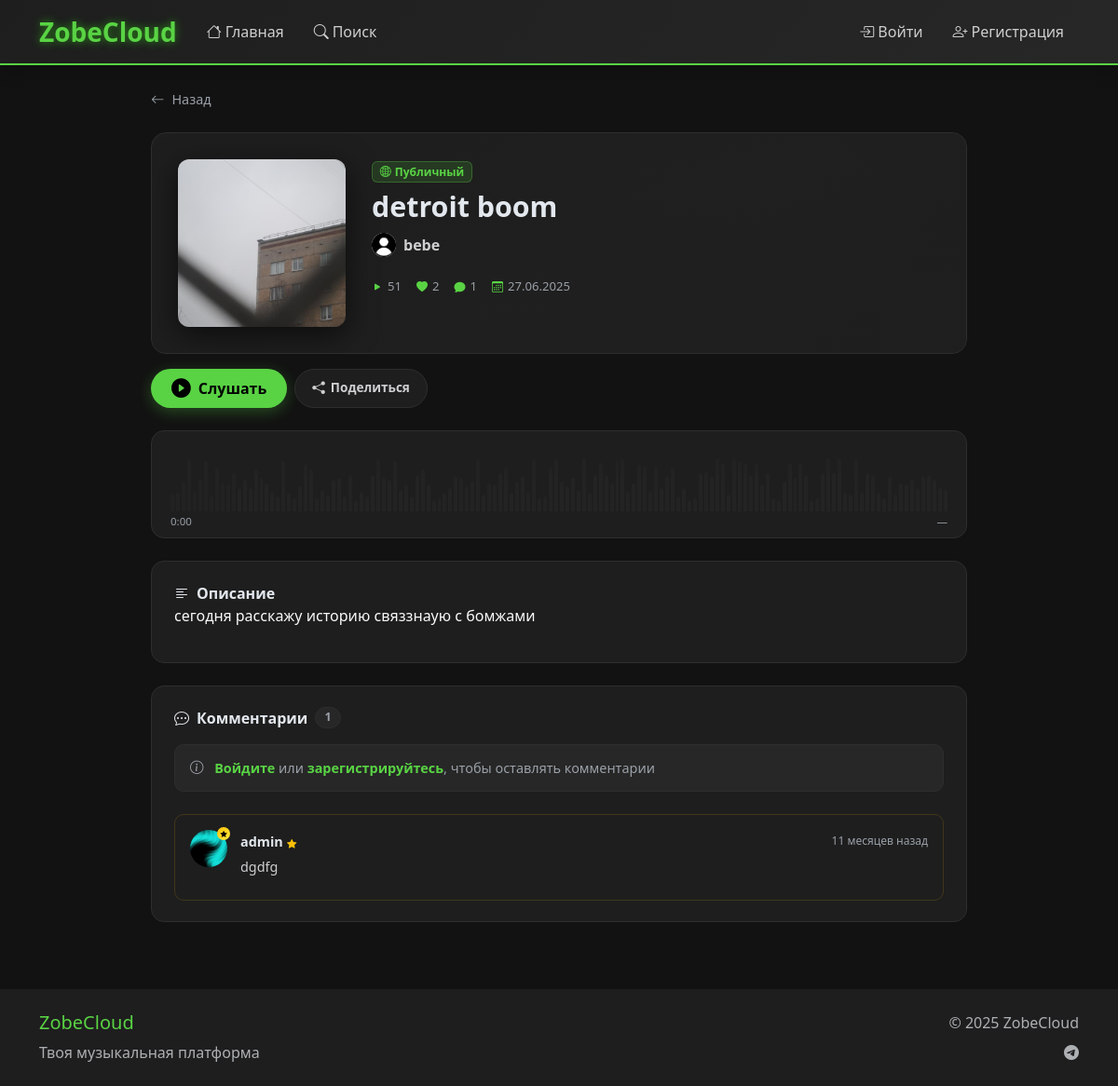
Page /track/1/ on the earlier database version.
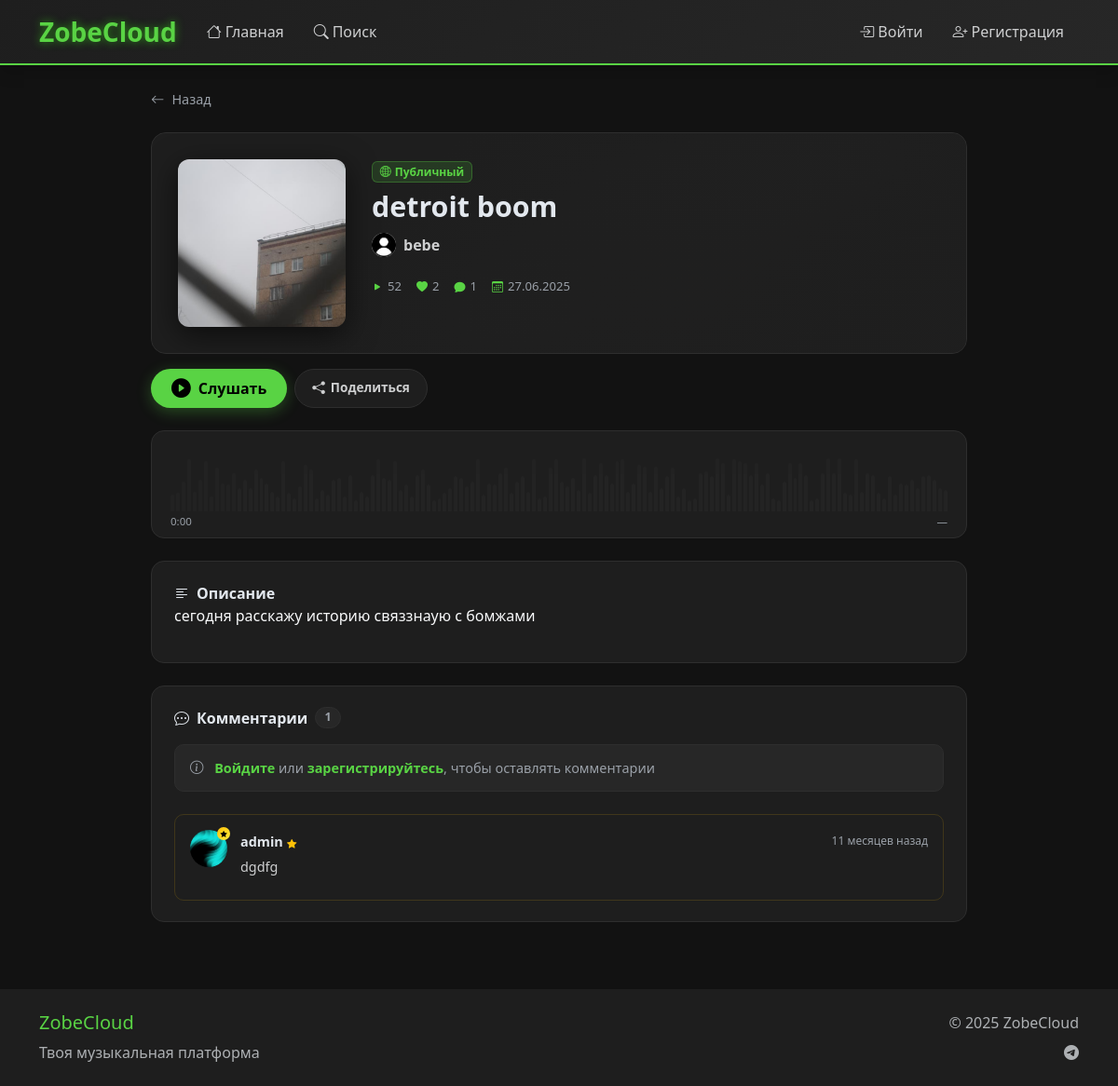
Same page on the later database version.
### main/models.py (models this page shows, shortened)
class Track(models.Model):
    VISIBILITY_CHOICES = [
        ('public', 'Публичный'),
        ('unlisted', 'По ссылке'),
        ('private', 'Приватный'),
    ]
    title = models.CharField(max_length=200, verbose_name="Название")
    description = models.TextField(blank=True, verbose_name="Описание")
    audio_file = models.FileField(upload_to='tracks/audio/', verbose_name="Аудиофайл")
    cover = models.ImageField(upload_to='tracks/covers/', blank=True, null=True, verbose_name="Обложка")
    user = models.ForeignKey(User, on_delete=models.CASCADE, verbose_name="Пользователь")
    genre = models.ForeignKey(Genre, on_delete=models.SET_NULL, null=True, blank=True, related_name='tracks', verbose_name="Жанр")
    tags = models.ManyToManyField(Tag, blank=True, related_name='tracks', verbose_name="Теги")
    duration = models.PositiveIntegerField(null=True, blank=True, verbose_name="Длительность (секунды)")
    visibility = models.CharField(max_length=10, choices=VISIBILITY_CHOICES, default='public', verbose_name="Видимость")
    allow_downloads = models.BooleanField(default=False, verbose_name="Разрешить скачивание")
    allow_comments = models.BooleanField(default=True, verbose_name="Разрешить комментарии")
    uploaded_at = models.DateTimeField(auto_now_add=True, verbose_name="Дата загрузки")
    plays_count = models.PositiveIntegerField(default=0, verbose_name="Количество прослушиваний")
    downloads_count = models.PositiveIntegerField(default=0, verbose_name="Количество скачиваний")
    slug = models.SlugField(max_length=250, blank=True, verbose_name="URL")
    album = models.ForeignKey('Album', on_delete=models.SET_NULL, null=True, blank=True, related_name='tracks', verbose_name="Альбом")
    release_at = models.DateTimeField(null=True, blank=True, verbose_name="Дата релиза")
    sort_order = models.PositiveIntegerField(default=0, verbose_name="Порядок в альбоме")
    class Meta:
        verbose_name = "Трек"
        verbose_name_plural = "Треки"
        ordering = ['-uploaded_at']

class TrackComment(models.Model):
    user = models.ForeignKey(User, on_delete=models.CASCADE)
    track = models.ForeignKey(Track, on_delete=models.CASCADE, related_name='comments')
    content = models.TextField()
    created_at = models.DateTimeField(auto_now_add=True)
    class Meta:
        verbose_name = "Комментарий к треку"
        verbose_name_plural = "Комментарии к трекам"
        ordering = ['-created_at']

class UserProfile(models.Model):
    user = models.OneToOneField(User, on_delete=models.CASCADE, related_name='profile')
    bio = models.TextField(max_length=500, blank=True, verbose_name="О себе")
    location = models.CharField(max_length=100, blank=True, verbose_name="Местоположение")
    website = models.URLField(blank=True, verbose_name="Веб-сайт")
    avatar = models.ImageField(upload_to='avatars/', blank=True, null=True, verbose_name="Аватар")
    banner = models.ImageField(upload_to='banners/', blank=True, null=True, verbose_name="Баннер")
    is_private = models.BooleanField(default=False, verbose_name="Приватный профиль")
    created_at = models.DateTimeField(auto_now_add=True)
    updated_at = models.DateTimeField(auto_now=True)
    last_seen = models.DateTimeField(null=True, blank=True, verbose_name="Последнее посещение")
    terms_accepted_at = models.DateTimeField(null=True, blank=True, verbose_name="Дата принятия лицензионного соглашения")
    class Meta:
        verbose_name = "Профиль пользователя"
        verbose_name_plural = "Профили пользователей"
    @property
    def avatar_url(self):
        if self.avatar and hasattr(self.avatar, 'url'):
            try:
                return self.avatar.url
            except ValueError:
                return self.get_default_avatar()
        return self.get_default_avatar()
    def get_default_avatar(self):
        return f"{settings.STATIC_URL}images/default-avatar.png"
    @property
    def is_premium(self):
        try:
            subscription = self.user.premium_subscriptions.filter(
                admin_confirmed=True,
                is_active=True,
                expires_at__gt=timezone.now()
            ).first()
            return subscription is not None
        except:
            return False

### main/views.py (the view, shortened to what this page needs)
# urls.py: path('track/<int:pk>/', views.track_detail, name='track_detail'),
def track_detail(request, pk):
    track = get_object_or_404(Track.objects.select_related('album'), pk=pk)
    comments = track.comments.all().select_related('user__profile')
    user_liked = False
    user_liked_comments = []
    likes_count = TrackLike.objects.filter(track=track).count()
    context = {
        'track': track,
        'comments': comments,
        'user_liked': user_liked,
        'user_liked_comments': user_liked_comments,
        'likes_count': likes_count,
    }
    return render(request, 'main/track_detail.html', context)

### templates/main/track_detail.html (shortened to what this page needs)
{% extends "main/base.html" %}
{% load static %}
{% block content %}
<div class="container py-4" style="max-width: 900px;">
  <a href="javascript:history.back()" class="td-back-link mb-4 d-inline-flex align-items-center gap-2">
    <i class="bi bi-arrow-left"></i> Назад
  </a>
  <div class="td-hero-card mb-3">
    {% if track.cover %}
    <div class="td-hero-bg" style="background-image:url('{{ track.cover.url }}');"></div>
    {% endif %}
    <div class="td-hero-overlay"></div>
    <div class="td-hero-body">
      <div class="td-cover-wrap">
        {% if track.cover %}
          <img src="{{ track.cover.url }}" alt="{{ track.title }}" class="td-cover-img">
        {% else %}
          <div class="td-cover-default">
            <i class="bi bi-music-note-beamed"></i>
          </div>
        {% endif %}
      </div>
      <div class="td-hero-info">
        <div class="td-visibility-badge mb-2">
          {% if track.visibility == 'public' %}
            <span class="badge" style="background:rgba(89,211,68,0.15);color:var(--accent-green);border:1px solid rgba(89,211,68,0.3);">
              <i class="bi bi-globe2 me-1"></i>Публичный
            </span>
          {% elif track.visibility == 'unlisted' %}
            <span class="badge" style="background:rgba(137,155,253,0.15);color:var(--info-color);border:1px solid rgba(137,155,253,0.3);">
              <i class="bi bi-link-45deg me-1"></i>По ссылке
            </span>
          {% else %}
            <span class="badge" style="background:rgba(243,95,107,0.15);color:var(--danger-color);border:1px solid rgba(243,95,107,0.3);">
              <i class="bi bi-lock-fill me-1"></i>Приватный
            </span>
          {% endif %}
        </div>
        <h1 class="td-title">{{ track.title }}</h1>
        <a href="{% url 'public_profile' track.user.username %}" class="td-artist-link">
          <img src="{{ track.user.profile.avatar_url }}" class="td-artist-avatar rounded-circle" alt="">
          {{ track.user.username }}
        </a>
        <div class="td-stats-row mt-3">
          <span class="td-stat"><i class="bi bi-play-fill"></i> {{ track.plays_count }}</span>
          <span class="td-stat"><i class="bi bi-heart-fill"></i> <span id="headerLikeCount">{{ likes_count }}</span></span>
          <span class="td-stat"><i class="bi bi-chat-fill"></i> {{ comments.count }}</span>
          <span class="td-stat"><i class="bi bi-calendar3"></i> {{ track.uploaded_at|date:"d.m.Y" }}</span>
        </div>
      </div>
    </div>
  </div>
  <div class="td-action-bar mb-4">
    <button class="td-play-btn" id="bigPlayBtn">
      <i class="bi bi-play-circle-fill"></i>
      <span id="playBtnText">Слушать</span>
    </button>
    <button class="td-action-btn" id="shareBtn" title="Поделиться">
      <i class="bi bi-share-fill"></i>
      <span class="td-action-label">Поделиться</span>
    </button>
  </div>
  <div class="td-waveform-wrap mb-4" id="waveformWrap">
    <div class="td-waveform-bars" id="tdWaveformBg"></div>
    <div class="td-waveform-bars td-waveform-fg" id="tdWaveformFg"></div>
    <div class="td-waveform-seek" id="waveformSeek"></div>
    <div class="td-waveform-times">
      <span id="wfCurTime">0:00</span>
      <span id="wfDurTime">0:00</span>
    </div>
  </div>
  {% if track.description %}
  <div class="td-card mb-4">
    <div class="td-card-title"><i class="bi bi-text-left me-2"></i>Описание</div>
    <p class="mb-0" style="color:var(--text-secondary);line-height:1.7;">{{ track.description|linebreaks }}</p>
  </div>
  {% endif %}
  <div class="td-card">
    <div class="td-card-title mb-3">
      <i class="bi bi-chat-dots me-2"></i>
      Комментарии <span class="td-count-pill" id="commentsCountBadge">{{ comments.count }}</span>
    </div>
    {% if user.is_authenticated %}
    <div class="td-comment-form mb-4">
      <div class="d-flex gap-3 align-items-start">
        <div class="position-relative flex-shrink-0">
          <img src="{{ user.profile.avatar_url }}" class="rounded-circle" width="38" height="38" style="object-fit:cover;">
          {% if user.profile.is_premium %}
            <span class="td-comment-premium-dot"><i class="bi bi-star-fill"></i></span>
          {% endif %}
        </div>
        <form id="commentForm" class="flex-grow-1">
          {% csrf_token %}
          <textarea name="content" id="commentContent"
                    class="td-comment-textarea"
                    placeholder="Напишите комментарий..."
                    rows="2" maxlength="500" required></textarea>
          <div class="d-flex justify-content-between align-items-center mt-2">
            <span class="td-char-counter"><span id="charCount">0</span>/500</span>
            <button type="submit" class="td-submit-btn">
              <i class="bi bi-send me-1"></i>Отправить
            </button>
          </div>
        </form>
      </div>
    </div>
    {% else %}
    <div class="td-auth-prompt mb-4">
      <i class="bi bi-info-circle me-2"></i>
      <a href="{% url 'login' %}?next={{ request.path }}">Войдите</a> или
      <a href="{% url 'register' %}?next={{ request.path }}">зарегистрируйтесь</a>,
      чтобы оставлять комментарии
    </div>
    {% endif %}
    <div class="td-comments-list" id="commentsList">
      {% for comment in comments %}
      <div class="td-comment {% if comment.user.profile.is_premium %}td-comment-premium{% endif %}" data-comment-id="{{ comment.id }}">
        <div class="position-relative flex-shrink-0">
          <img src="{{ comment.user.profile.avatar_url }}" class="rounded-circle" width="40" height="40" style="object-fit:cover;" alt="">
          {% if comment.user.profile.is_premium %}
            <span class="td-comment-premium-dot"><i class="bi bi-star-fill"></i></span>
          {% endif %}
        </div>
        <div class="flex-grow-1 min-w-0">
          <div class="d-flex align-items-center justify-content-between mb-1 flex-wrap gap-1">
            <span class="td-comment-author">
              <a href="{% url 'public_profile' comment.user.username %}">{{ comment.user.username }}</a>
              {% if comment.user.profile.is_premium %}
                <i class="bi bi-star-fill" style="color:#ffc107;font-size:0.65rem;"></i>
              {% endif %}
            </span>
            <span class="td-comment-date">{{ comment.created_at|timesince }} назад</span>
          </div>
          <div class="td-comment-text">{{ comment.content|linebreaks }}</div>
        </div>
      </div>
      {% empty %}
      <div class="td-empty-comments" id="noCommentsMsg">
        <i class="bi bi-chat-dots"></i>
        <p class="mt-2 mb-0">Нет комментариев. Будьте первым!</p>
      </div>
      {% endfor %}
    </div>
  </div>
</div>
{% endblock %}

### templates/main/base.html (shortened to what this page needs)
<!DOCTYPE html>
{% load static %}
<html lang="ru" data-bs-theme="dark">
<head>
  <link href="https://cdn.jsdelivr.net/npm/bootstrap@5.3.3/dist/css/bootstrap.min.css" rel="stylesheet">
  <link rel="stylesheet" href="https://cdn.jsdelivr.net/npm/bootstrap-icons@1.11.0/font/bootstrap-icons.css">
  <link rel="stylesheet" href="{% static 'css/style.css' %}">
</head>
<body class="bg-dark text-light">
  <header class="navbar navbar-expand-lg navbar-dark bg-primary sticky-top shadow">
    <div class="container">
      <a class="navbar-brand fw-bold fs-3" href="{% url 'home' %}">ZobeCloud</a>
      <div class="collapse navbar-collapse" id="navbarNav">
        <ul class="navbar-nav me-auto">
          <li class="nav-item">
            <a class="nav-link" href="{% url 'home' %}"><i class="bi bi-house me-1"></i>Главная</a>
          </li>
          <li class="nav-item">
            <a class="nav-link" href="{% url 'search' %}"><i class="bi bi-search me-1"></i>Поиск</a>
          </li>
        </ul>
        <ul class="navbar-nav">
          {% if user.is_authenticated %}
            {% if user.is_staff or user.is_superuser %}
              <li class="nav-item">
                <a class="nav-link text-warning" href="/admin/" target="_blank" title="Панель администратора">
                  <i class="bi bi-gear-fill me-1"></i>Админка
                </a>
              </li>
            {% endif %}
            <li class="nav-item">
              <a class="nav-link" href="{% url 'profile' %}">
                <i class="bi bi-person-circle me-1"></i>{{ user.username }}
                {% if user.profile.is_premium %}
                  <i class="bi bi-star-fill text-warning ms-1" title="Премиум"></i>
                {% endif %}
              </a>
            </li>
            <li class="nav-item">
              <a class="nav-link text-danger" href="{% url 'logout' %}">
                <i class="bi bi-box-arrow-right me-1"></i>Выйти
              </a>
            </li>
          {% else %}
            <li class="nav-item">
              <a class="nav-link" href="{% url 'login' %}"><i class="bi bi-box-arrow-in-right me-1"></i>Войти</a>
            </li>
            <li class="nav-item">
              <a class="nav-link text-success" href="{% url 'register' %}"><i class="bi bi-person-plus me-1"></i>Регистрация</a>
            </li>
          {% endif %}
        </ul>
      </div>
    </div>
  </header>
  <div id="page-wrap">
    <main id="page-main">
      {% block content %}{% endblock %}
    </main>
    <footer class="bg-secondary text-center py-4 mt-5">
      <div class="container">
        <div class="row">
          <div class="col-md-6 text-md-start">
            <h5 class="text-success">ZobeCloud</h5>
            <p class="text-muted mb-0">Твоя музыкальная платформа</p>
          </div>
          <div class="col-md-6 text-md-end">
            <p class="text-muted mb-0">© 2025 ZobeCloud</p>
            <div class="mt-2"><a href="#" class="text-muted"><i class="bi bi-telegram"></i></a></div>
          </div>
        </div>
      </div>
    </footer>
  </div>
</body>
</html>

Differences in the rows shown:
changed Track "detroit boom": plays_count "51" → "52"
